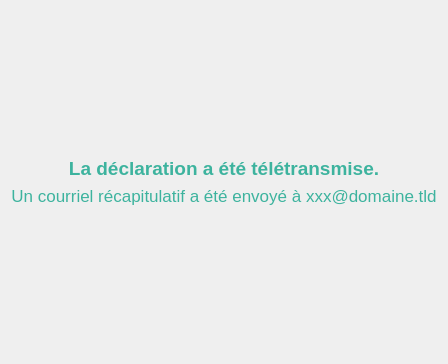
      <widget class="QWidget" name="pageEnd">
       <layout class="QVBoxLayout" name="verticalLayout_8">
        <item>
         <spacer name="verticalSpacer_12">
          <property name="orientation">
           <enum>Qt::Vertical</enum>
          </property>
          <property name="sizeType">
           <enum>QSizePolicy::MinimumExpanding</enum>
          </property>
          <property name="sizeHint" stdset="0">
           <size>
            <width>20</width>
            <height>20</height>
           </size>
          </property>
         </spacer>
        </item>
        <item>
         <layout class="QHBoxLayout" name="horizontalLayout_6">
          <item>
           <spacer name="horizontalSpacer_5">
            <property name="orientation">
             <enum>Qt::Horizontal</enum>
            </property>
            <property name="sizeHint" stdset="0">
             <size>
              <width>40</width>
              <height>20</height>
             </size>
            </property>
           </spacer>
          </item>
          <item>
           <widget class="QLabel" name="labelEndIcon">
            <property name="minimumSize">
             <size>
              <width>100</width>
              <height>100</height>
             </size>
            </property>
            <property name="maximumSize">
             <size>
              <width>100</width>
              <height>100</height>
             </size>
            </property>
            <property name="text">
             <string/>
            </property>
            <property name="scaledContents">
             <bool>true</bool>
            </property>
           </widget>
          </item>
          <item>
           <spacer name="horizontalSpacer_7">
            <property name="orientation">
             <enum>Qt::Horizontal</enum>
            </property>
            <property name="sizeHint" stdset="0">
             <size>
              <width>40</width>
              <height>20</height>
             </size>
            </property>
           </spacer>
          </item>
         </layout>
        </item>
        <item>
         <spacer name="verticalSpacer_14">
          <property name="orientation">
           <enum>Qt::Vertical</enum>
          </property>
          <property name="sizeType">
           <enum>QSizePolicy::MinimumExpanding</enum>
          </property>
          <property name="sizeHint" stdset="0">
           <size>
            <width>20</width>
            <height>20</height>
           </size>
          </property>
         </spacer>
        </item>
        <item>
         <widget class="QLabel" name="labelEnd1">
          <property name="font">
           <font>
            <pointsize>14</pointsize>
            <weight>75</weight>
            <bold>true</bold>
           </font>
          </property>
          <property name="styleSheet">
           <string notr="true">color: rgb(61, 179, 158);</string>
          </property>
          <property name="text">
           <string>La déclaration a été télétransmise.</string>
          </property>
          <property name="alignment">
           <set>Qt::AlignCenter</set>
          </property>
         </widget>
        </item>
        <item>
         <widget class="QLabel" name="labelEnd2">
          <property name="font">
           <font>
            <pointsize>13</pointsize>
           </font>
          </property>
          <property name="styleSheet">
           <string notr="true">color: rgb(61, 179, 158);
line-height: 150;</string>
          </property>
          <property name="text">
           <string>Un courriel récapitulatif a été envoyé à xxx@domaine.tld</string>
          </property>
          <property name="alignment">
           <set>Qt::AlignCenter</set>
          </property>
         </widget>
        </item>
        <item>
         <spacer name="verticalSpacer_13">
          <property name="orientation">
           <enum>Qt::Vertical</enum>
          </property>
          <property name="sizeHint" stdset="0">
           <size>
            <width>20</width>
            <height>147</height>
           </size>
          </property>
         </spacer>
        </item>
       </layout>
      </widget>
